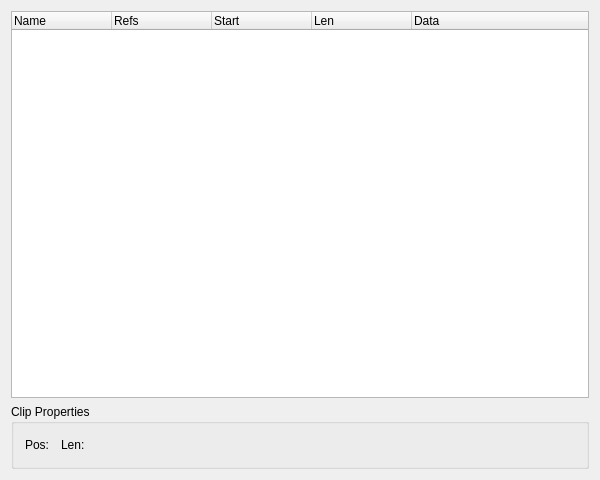
<?xml version="1.0" encoding="UTF-8"?>
<ui version="4.0" stdsetdef="1">
  <author></author>
  <comment></comment>
  <exportmacro></exportmacro>
  <class>ClipListEditorBase</class>
  <widget class="QWidget" name="ClipListEditorBase">
    <property name="geometry">
      <rect>
        <x>0</x>
        <y>0</y>
        <width>600</width>
        <height>480</height>
      </rect>
    </property>
    <property name="windowTitle">
      <string>OOMidi: ClipList</string>
    </property>
    <layout class="QVBoxLayout">
      <property name="margin">
        <number>11</number>
      </property>
      <property name="spacing">
        <number>6</number>
      </property>
      <item>
        <widget class="QTreeWidget" name="view">
          <property name="allColumnsShowFocus">
            <bool>true</bool>
          </property>
          <property name="rootIsDecorated">
            <bool>true</bool>
          </property>
          <column>
            <property name="text">
              <string>Name</string>
            </property>
            <property name="clickable">
              <bool>true</bool>
            </property>
            <property name="resizeable">
              <bool>true</bool>
            </property>
          </column>
          <column>
            <property name="text">
              <string>Refs</string>
            </property>
            <property name="clickable">
              <bool>true</bool>
            </property>
            <property name="resizeable">
              <bool>true</bool>
            </property>
          </column>
          <column>
            <property name="text">
              <string>Start</string>
            </property>
            <property name="clickable">
              <bool>true</bool>
            </property>
            <property name="resizeable">
              <bool>true</bool>
            </property>
          </column>
          <column>
            <property name="text">
              <string>Len</string>
            </property>
            <property name="clickable">
              <bool>true</bool>
            </property>
            <property name="resizeable">
              <bool>true</bool>
            </property>
          </column>
          <column>
            <property name="text">
              <string>Data</string>
            </property>
            <property name="clickable">
              <bool>true</bool>
            </property>
            <property name="resizeable">
              <bool>true</bool>
            </property>
          </column>
        </widget>
      </item>
      <item>
        <widget class="QGroupBox" name="GroupBox1">
          <property name="title">
            <string>Clip Properties</string>
          </property>
          <layout class="QHBoxLayout">
            <property name="margin">
              <number>11</number>
            </property>
            <property name="spacing">
              <number>6</number>
            </property>
            <item>
              <widget class="QLabel" name="TextLabel1">
                <property name="text">
                  <string>Pos:</string>
                </property>
                <property name="wordWrap">
                  <bool>false</bool>
                </property>
              </widget>
            </item>
            <item>
              <widget class="Awl::PosEdit" name="start">
                <property name="smpte">
                  <bool>true</bool>
                </property>
              </widget>
            </item>
            <item>
              <widget class="QLabel" name="TextLabel2">
                <property name="text">
                  <string>Len:</string>
                </property>
                <property name="wordWrap">
                  <bool>false</bool>
                </property>
              </widget>
            </item>
            <item>
              <widget class="Awl::PosEdit" name="len">
                <property name="smpte">
                  <bool>true</bool>
                </property>
              </widget>
            </item>
            <item>
              <spacer name="Spacer1">
                <property name="sizeHint">
                  <size>
                    <width>20</width>
                    <height>20</height>
                  </size>
                </property>
                <property name="sizeType">
                  <enum>QSizePolicy::Expanding</enum>
                </property>
                <property name="orientation">
                  <enum>Qt::Horizontal</enum>
                </property>
              </spacer>
            </item>
          </layout>
        </widget>
      </item>
    </layout>
  </widget>
  <layoutdefault spacing="6" margin="11"/>
  <customwidgets>
    <customwidget>
      <class>Awl::PosEdit</class>
      <extends>QWidget</extends>
      <header>awl/posedit.h</header>
      <container>0</container>
    </customwidget>
  </customwidgets>
</ui>
